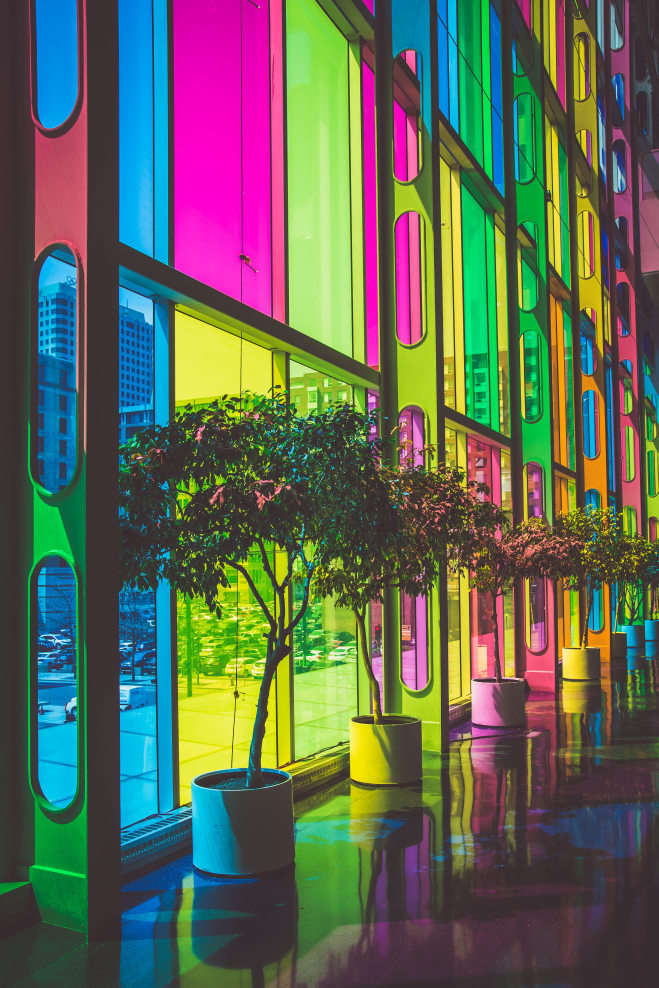
#> input picture project/phase 1/ML project/pic1.jpg, 3291 x 4936 px (shown at 1/5 size)
$ jupyter execute phase1.ipynb
#> lines starting #> are read from the running program, lines starting #| are printed output that depends on the picture
### (A)Data Preprocessing

[cell 1]
#import packages
import numpy as np
import pandas as pd
import cv2
import matplotlib.pyplot as plt

[cell 2]
#read Dataset
image = cv2.imread('pic1.jpg')
#> image is the input picture: shape (4936, 3291, 3); mean B, G, R 85.4, 103.2, 94.6
image = cv2.cvtColor(image, cv2.COLOR_BGR2RGB)
grayimage = cv2.cvtColor(image, cv2.COLOR_BGR2GRAY)
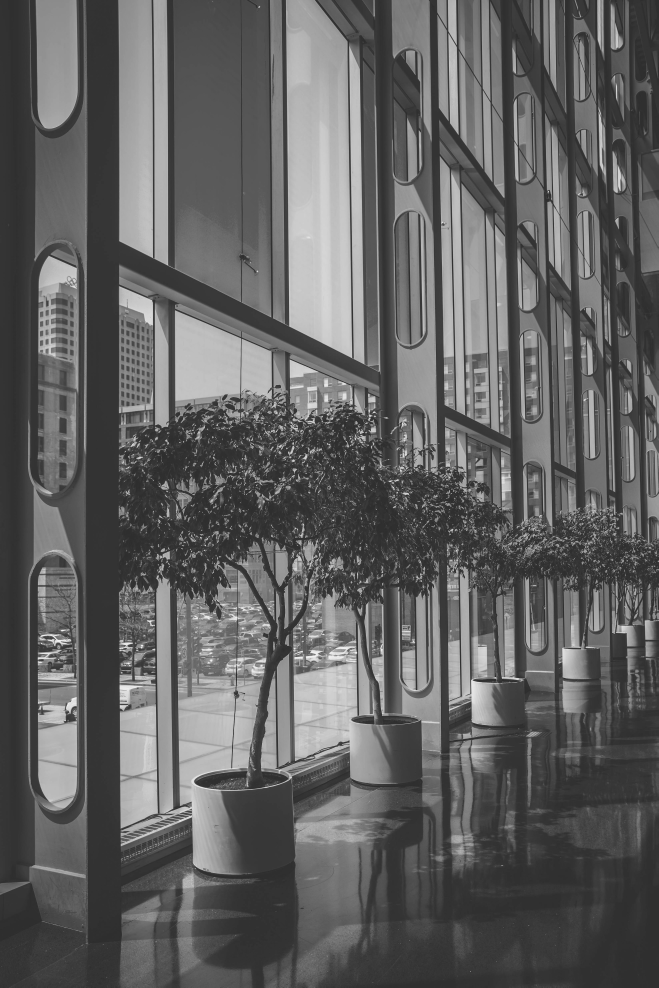
#> grayimage: shape (4936, 3291) (shown at 1/5 size); min 11, max 254, mean 96.9
hsvimage = cv2.cvtColor(image, cv2.COLOR_BGR2HSV)
#> hsvimage: shape (4936, 3291, 3); mean H, S, V 91.3, 134.7, 135.5
image = cv2.resize(image,(800,600))
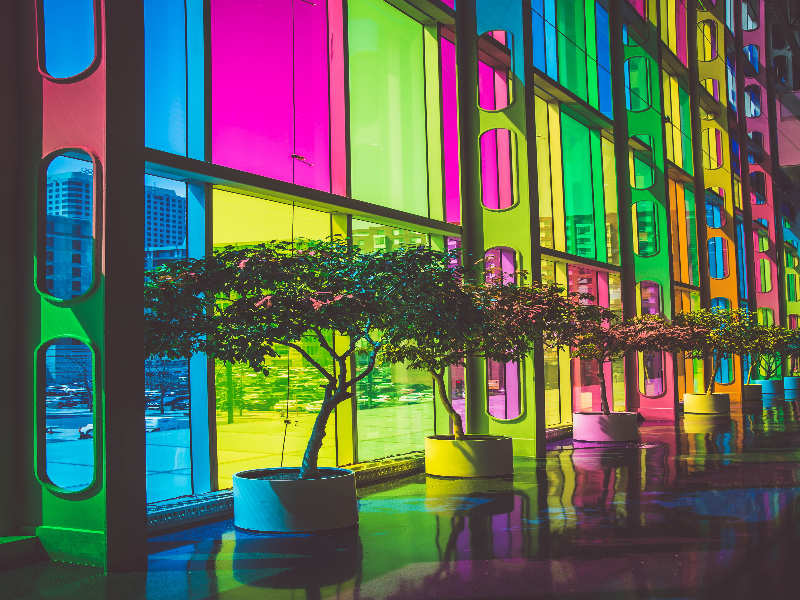
#> image: shape (600, 800, 3); mean R, G, B 94.5, 103.1, 85.3
cv2.imshow('pic',image)
cv2.waitKey(0)
cv2.destroyAllWindows()
plt.imshow(image)

[cell 3]
plt.imshow(grayimage)

[cell 4]
plt.imshow(hsvimage)

[cell 5]
#loading data set for statistical methods
index=["color","color_name","hex","R","G","B","index"]
data=pd.read_csv('colors.csv',names=index,header=None)
#> (reads project/phase 1/ML project/colors.csv from the repository)
print(data.head())

#### feature extraction

[cell 6]
# [12 lines of commented-out code are left out]

### (B) Understanding the data

[cell 7]
data.describe()

### (C) Visualization of data

[cell 8]
#plotting usage of each color on a scatter plot
df=pd.DataFrame(data,columns=['index','R','G','B'])
plt.scatter(df['index'],df['R'],color='red')
plt.title('color vs Red intensity')
plt.xlabel('color')
plt.ylabel('red')
plt.show()
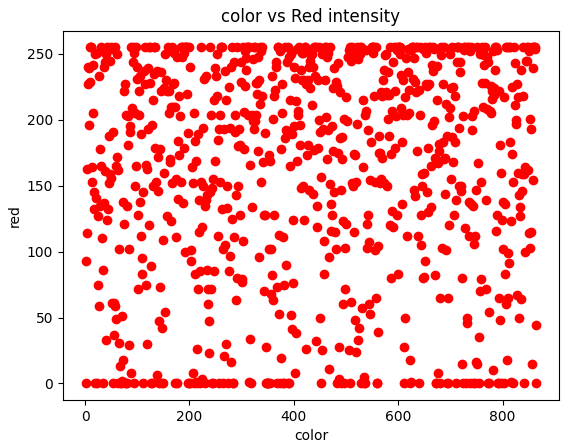
#> figure drawn by matplotlib, 1 panel
plt.scatter(df['index'],df['G'],color='green')
plt.title('color vs Green intensity')
plt.xlabel('color')
plt.ylabel('green')
plt.show()
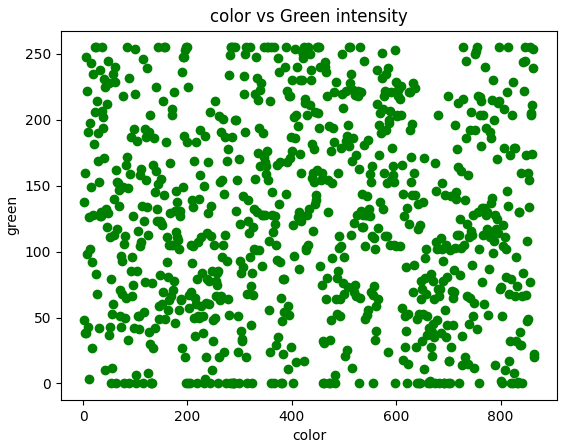
#> figure drawn by matplotlib, 1 panel
plt.scatter(df['index'],df['B'],color='blue')
plt.title('color vs Blue intensity')
plt.xlabel('color')
plt.ylabel('blue')
plt.show()
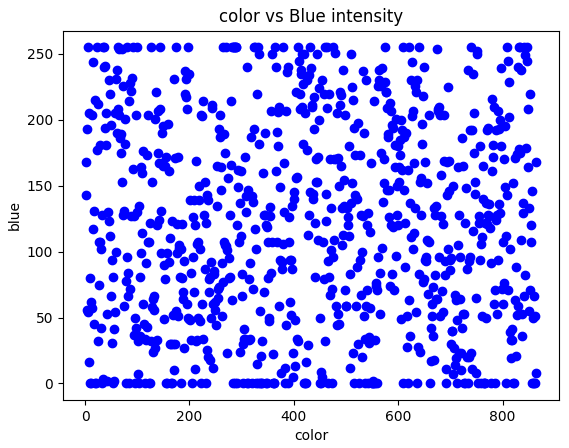
#> figure drawn by matplotlib, 1 panel

[cell 9]
#intensity of each color vs color name
x=np.array(df['R'])
plt.hist(x,color='red')
plt.show()
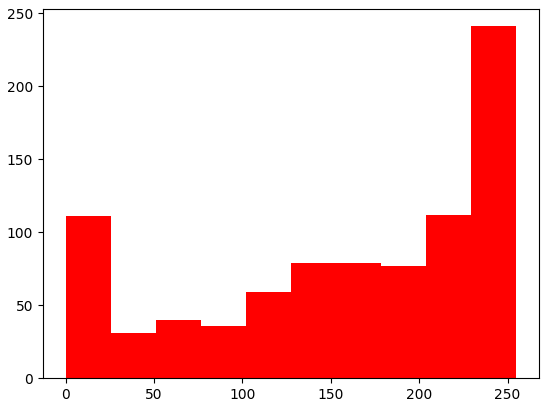
#> figure drawn by matplotlib, 1 panel; tallest bar 241 high, from x = 229.5 to 255
x=np.array(df['G'])
plt.hist(x,color='green')
plt.show()
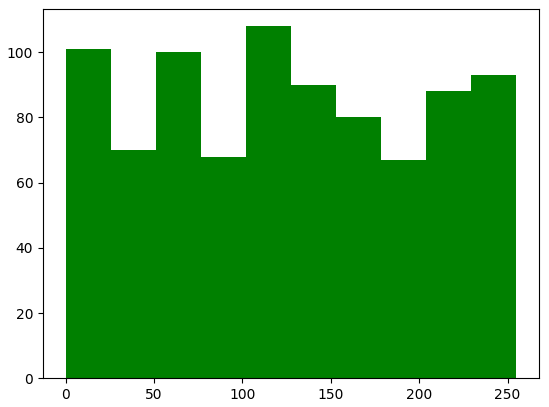
#> figure drawn by matplotlib, 1 panel; tallest bar 108 high, from x = 102 to 127.5
x=np.array(df['B'])
plt.hist(x,color='blue')
plt.show()
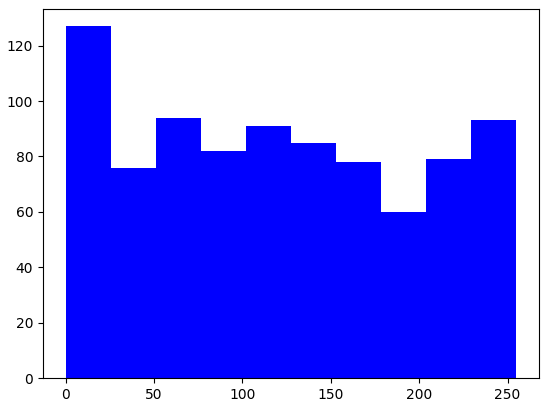
#> figure drawn by matplotlib, 1 panel; tallest bar 127 high, from x = 0 to 25.5

[cell 10]
#data cleaning and preparation
column_names=df.columns
print(column_names)
df.dtypes
#redundancy check
for i in column_names:
    print('{} is unique: {}'.format(i, df[i].is_unique))
# Check the index values
df.index.values
# Check if a certain index exists
300 in df.index.values
df['R'] = df['R'].fillna(' ')
df['G'] = df['G'].fillna(' ')
df['B'] = df['B'].fillna(' ')
